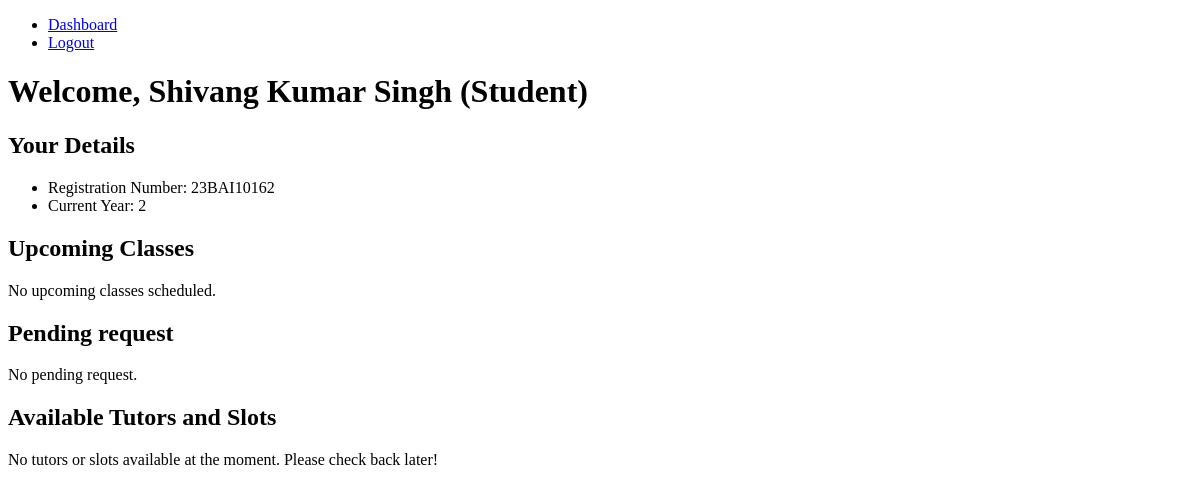
The app's page /dashboard (signed in), older data.
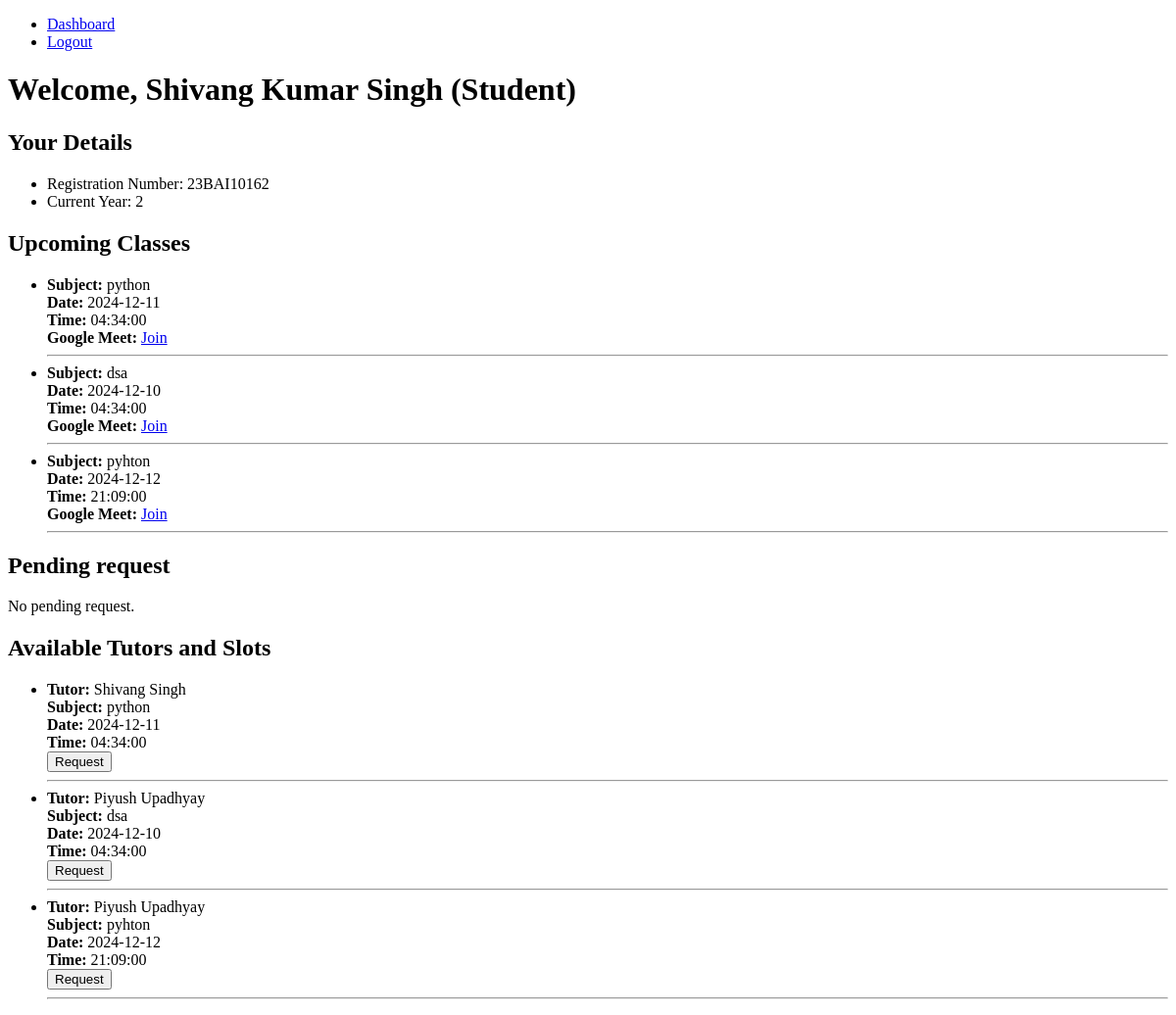
The same page, newer data.
### models.py (models this page shows)
class User(db.Model):
    __tablename__ = 'users'
    registration_number = db.Column(db.String(20), primary_key=True)
    name = db.Column(db.String(100), nullable=False)
    email = db.Column(db.String(100), nullable=False)
    password_hash = db.Column(db.Text, nullable=False)
    role = db.Column(db.Enum('student', 'tutor', 'admin', name='user_roles'), nullable=False)
    created_at = db.Column(db.DateTime, default=datetime.utcnow)
    student = db.relationship('Student', back_populates='user', uselist=False)
    tutor = db.relationship('Tutor', back_populates='user', uselist=False)

class Student(db.Model):
    __tablename__ = 'students'
    registration_number = db.Column(
        db.String(20), db.ForeignKey('users.registration_number'), primary_key=True
    )
    current_year = db.Column(db.Integer, nullable=False)
    id_card = db.Column(db.Text, nullable=False)
    user = db.relationship('User', back_populates='student')
    requests = db.relationship('Request', back_populates='student')
    reviews = db.relationship('Review', back_populates='student')

class Request(db.Model):
    __tablename__ = 'requests'
    id = db.Column(db.Integer, primary_key=True)
    slot_id = db.Column(db.Integer, db.ForeignKey('slots.id'), nullable=False)
    student_registration_number = db.Column(
        db.String(20), db.ForeignKey('students.registration_number'), nullable=False
    )
    status = db.Column(
        db.Enum('pending', 'accepted', 'rejected', name='request_status'), default='pending'
    )
    request_date = db.Column(db.DateTime, default=datetime.utcnow)
    slot = db.relationship('Slot', back_populates='requests')
    student = db.relationship('Student', back_populates='requests')

class Slot(db.Model):
    __tablename__ = 'slots'
    id = db.Column(db.Integer, primary_key=True)
    tutor_registration_number = db.Column(
        db.String(20), db.ForeignKey('tutors.registration_number'), nullable=False
    )
    subject = db.Column(db.String(100), nullable=False)
    date = db.Column(db.Date, nullable=False)
    time = db.Column(db.Time, nullable=False)
    gmeet_link = db.Column(db.String(255), nullable=True)
    created_at = db.Column(db.DateTime, default=datetime.utcnow)
    tutor = db.relationship('Tutor', back_populates='slots')
    requests = db.relationship('Request', back_populates='slot')
    reviews = db.relationship('Review', back_populates='slot')

### controllers.py (the view)
@app.route("/dashboard", methods=["GET", "POST"])
@auth_required
def dashboard():
    user = User.query.get(session['user_id'])
    if user.role=='tutor':
        tutor=Tutor.query.filter_by(registration_number=user.registration_number).first()
        slots=Slot.query.filter_by(tutor_registration_number=tutor.registration_number).all()
        requests = Request.query.join(Slot).filter(Slot.tutor_registration_number == tutor.registration_number).all()
        return render_template("tutor.html",user=user,tutor=tutor,slots=slots,requests=requests)
    elif user.role=='student':
        student=Student.query.filter_by(registration_number=user.registration_number).first()
        slots = (db.session.query(
        Slot.id,
        Slot.subject,
        Slot.date,
        Slot.time,
        Tutor.registration_number,
        User.name.label('tutor_name')).join(Tutor, Slot.tutor_registration_number == Tutor.registration_number) \
        .join(User, User.registration_number == Tutor.registration_number)
        .all()
        )
        upcoming = Request.query.join(Slot).filter(
            Request.student_registration_number == user.registration_number,
            Request.status == 'accepted'
        ).all()
        pending = Request.query.join(Slot).filter(
            Request.student_registration_number == user.registration_number,
            Request.status == 'pending'
        ).all()
        return render_template("student.html",user=user,student=student,slots=slots,upcoming=upcoming,pending=pending)
    elif user.role=='admin':
        return render_template("admin.html",user=user)

### controllers.py (called while the page is built)
def auth_required(func):
    @wraps(func)
    def inner(*args, **kwargs):
        if 'user_id' in session:
            return func(*args, **kwargs)
        else:
            flash("Please login to continue")
            return redirect(url_for("home"))
    return inner

### templates/student.html (shortened to what this page needs)
{% extends "base.html" %}
{% block content %}
<h1>Welcome, {{ user.name }} (Student)</h1>
<section>
    <h2>Your Details</h2>
    <ul>
        <li>Registration Number: {{ user.registration_number }}</li>
        <li>Current Year: {{ student.current_year }}</li>
    </ul>
</section>
<section>
    <h2>Upcoming Classes</h2>
    {% if upcoming and upcoming|length > 0 %}
        <ul>
            {% for request in upcoming %}
            <li>
                <strong>Subject:</strong> {{ request.slot.subject }} <br>
                <strong>Date:</strong> {{ request.slot.date }} <br>
                <strong>Time:</strong> {{ request.slot.time }} <br>
                <strong>Google Meet:</strong> <a href="{{ request.slot.gmeet_link }}" target="_blank">Join</a>
            </li>
            <hr>
            {% endfor %}
        </ul>
    {% else %}
        <p>No upcoming classes scheduled.</p>
    {% endif %}
</section>
<section>
    <h2>Pending request</h2>
    {% if pending and pending|length > 0 %}
        <ul>
            {% for request in pending %}
            <li>
                <strong>Subject:</strong> {{ request.slot.subject }} <br>
                <strong>Date:</strong> {{ request.slot.date }} <br>
                <strong>Time:</strong> {{ request.slot.time }} <br>
            </li>
            <hr>
            {% endfor %}
        </ul>
    {% else %}
        <p>No pending request.</p>
    {% endif %}
</section>
<section>
    <h2>Available Tutors and Slots</h2>
    {% if slots and slots|length > 0 %}
        <ul>
            {% for slot in slots %}
            <li>
                <strong>Tutor:</strong> {{ slot.tutor_name }} <br>
                <strong>Subject:</strong> {{ slot.subject }} <br>
                <strong>Date:</strong> {{ slot.date }} <br>
                <strong>Time:</strong> {{ slot.time }} <br>
                {% set is_requested = False %}
                {% for request in pending %}
                    {% if request.slot_id == slot.id %}
                        {% set is_requested = True %}
                    {% endif %}
                {% endfor %}
                {% if is_requested %}
                    <p><em>Request Pending</em></p>
                {% else %}
                    <form action="/request_slot/{{ slot.id }}" method="POST">
                        <button type="submit">Request</button>
                    </form>
                {% endif %}
            </li>
            <hr>
            {% endfor %}
        </ul>
    {% else %}
        <p>No tutors or slots available at the moment. Please check back later!</p>
    {% endif %}
</section>
{% endblock %}

### templates/base.html (shortened to what this page needs)
<!DOCTYPE html>
<html lang="en">
<head>
</head>
<body>
    <header>
        <nav>
            <ul>
                <li><a href="{{ url_for('dashboard') }}">Dashboard</a></li>
                <li><a href="{{ url_for('logout') }}">Logout</a></li>
            </ul>
        </nav>
    </header>
    <main>
        {% block content %}{% endblock %}
    </main>
</body>
</html>

Row changes from the older to the newer data that the page shows:
added Request: slot.subject "python", slot "2024-12-11", slot.time "04:34:00"
added Request: slot.subject "dsa", slot "2024-12-10", slot.time "04:34:00"
added Request: slot.subject "pyhton", slot "2024-12-12", slot.time "21:09:00"
added Slot: tutor_name "Shivang Singh", subject "python", date "2024-12-11", time "04:34:00"
added Slot: tutor_name "Piyush Upadhyay", subject "dsa", date "2024-12-10", time "04:34:00"
added Slot: tutor_name "Piyush Upadhyay", subject "pyhton", date "2024-12-12", time "21:09:00"
Text that changed along with them:
text no longer shown: "No upcoming classes scheduled. No tutors or slots available at the moment. Please check back later!"
